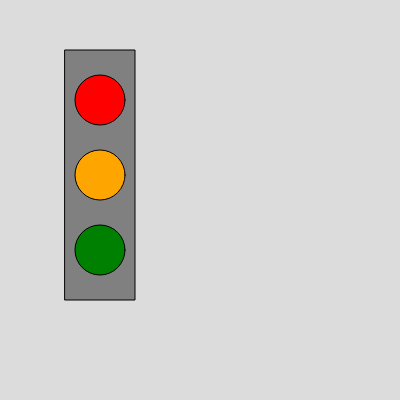
Frame 1 (no input)
Frame 60 (no input): identical to frame 1, image omitted
Frame 120 (the mouse pressed at the canvas centre since frame 60): identical to frame 1, image omitted

The p5.js sketch that drew this single still picture (run headless with seeded random() and noise() and a simulated clock; from frame 60 on, the mouse is pressed at the canvas centre):

// p5.js sketch
// ── sketch.js
function setup() {
  createCanvas(400, 400);
}

function draw() {
  background(220);

  fill("grey");
  rect(65, 50, 70, 250);

  fill("red");
  circle(100, 100, 50);

  fill("orange");
  circle(100, 175, 50);

  fill("green");
  circle(100, 250, 50);
}
